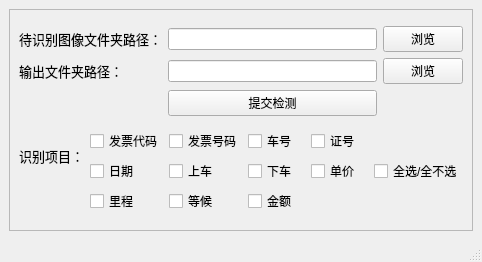
<?xml version="1.0" encoding="UTF-8"?>
<ui version="4.0">
 <class>MainWindow</class>
 <widget class="QMainWindow" name="MainWindow">
  <property name="geometry">
   <rect>
    <x>0</x>
    <y>0</y>
    <width>482</width>
    <height>262</height>
   </rect>
  </property>
  <property name="windowTitle">
   <string>MainWindow</string>
  </property>
  <widget class="QWidget" name="centralwidget">
   <layout class="QGridLayout" name="gridLayout_2">
    <item row="0" column="0">
     <widget class="QFrame" name="frame">
      <property name="frameShape">
       <enum>QFrame::StyledPanel</enum>
      </property>
      <property name="frameShadow">
       <enum>QFrame::Raised</enum>
      </property>
      <layout class="QGridLayout" name="gridLayout_5">
       <item row="0" column="0">
        <layout class="QGridLayout" name="gridLayout_4">
         <item row="0" column="0">
          <layout class="QGridLayout" name="gridLayout_3">
           <item row="0" column="0">
            <widget class="QLabel" name="label_1">
             <property name="font">
              <font>
               <family>Agency FB</family>
               <pointsize>10</pointsize>
              </font>
             </property>
             <property name="text">
              <string>待识别图像文件夹路径：</string>
             </property>
             <property name="textFormat">
              <enum>Qt::MarkdownText</enum>
             </property>
            </widget>
           </item>
           <item row="1" column="2">
            <widget class="QPushButton" name="browse2">
             <property name="text">
              <string>浏览</string>
             </property>
            </widget>
           </item>
           <item row="1" column="0">
            <widget class="QLabel" name="label_2">
             <property name="font">
              <font>
               <family>Agency FB</family>
               <pointsize>10</pointsize>
              </font>
             </property>
             <property name="text">
              <string>输出文件夹路径：</string>
             </property>
            </widget>
           </item>
           <item row="1" column="1">
            <widget class="QLineEdit" name="text2"/>
           </item>
           <item row="0" column="1">
            <widget class="QLineEdit" name="text1"/>
           </item>
           <item row="2" column="1">
            <widget class="QPushButton" name="sub_bt">
             <property name="text">
              <string>提交检测</string>
             </property>
            </widget>
           </item>
           <item row="0" column="2">
            <widget class="QPushButton" name="browse1">
             <property name="text">
              <string>浏览</string>
             </property>
            </widget>
           </item>
          </layout>
         </item>
        </layout>
       </item>
       <item row="1" column="0">
        <layout class="QGridLayout" name="gridLayout">
         <item row="2" column="2">
          <widget class="QCheckBox" name="checkBox10">
           <property name="text">
            <string>等候</string>
           </property>
          </widget>
         </item>
         <item row="0" column="3">
          <widget class="QCheckBox" name="checkBox3">
           <property name="text">
            <string>车号</string>
           </property>
          </widget>
         </item>
         <item row="1" column="3">
          <widget class="QCheckBox" name="checkBox7">
           <property name="text">
            <string>下车</string>
           </property>
          </widget>
         </item>
         <item row="0" column="2">
          <widget class="QCheckBox" name="checkBox2">
           <property name="text">
            <string>发票号码</string>
           </property>
          </widget>
         </item>
         <item row="1" column="1">
          <widget class="QCheckBox" name="checkBox5">
           <property name="text">
            <string>日期</string>
           </property>
          </widget>
         </item>
         <item row="1" column="4">
          <widget class="QCheckBox" name="checkBox8">
           <property name="text">
            <string>单价</string>
           </property>
          </widget>
         </item>
         <item row="1" column="2">
          <widget class="QCheckBox" name="checkBox6">
           <property name="text">
            <string>上车</string>
           </property>
          </widget>
         </item>
         <item row="0" column="4">
          <widget class="QCheckBox" name="checkBox4">
           <property name="text">
            <string>证号</string>
           </property>
          </widget>
         </item>
         <item row="1" column="5">
          <widget class="QCheckBox" name="checkBox0">
           <property name="text">
            <string>全选/全不选</string>
           </property>
           <property name="tristate">
            <bool>true</bool>
           </property>
          </widget>
         </item>
         <item row="2" column="3">
          <widget class="QCheckBox" name="checkBox11">
           <property name="text">
            <string>金额</string>
           </property>
          </widget>
         </item>
         <item row="0" column="1">
          <widget class="QCheckBox" name="checkBox1">
           <property name="text">
            <string>发票代码</string>
           </property>
          </widget>
         </item>
         <item row="2" column="1">
          <widget class="QCheckBox" name="checkBox9">
           <property name="text">
            <string>里程</string>
           </property>
          </widget>
         </item>
         <item row="0" column="0" rowspan="2">
          <widget class="QLabel" name="label_5">
           <property name="font">
            <font>
             <family>Agency FB</family>
             <pointsize>10</pointsize>
            </font>
           </property>
           <property name="text">
            <string>识别项目：</string>
           </property>
          </widget>
         </item>
        </layout>
       </item>
      </layout>
     </widget>
    </item>
   </layout>
  </widget>
  <widget class="QStatusBar" name="statusbar"/>
 </widget>
 <tabstops>
  <tabstop>text1</tabstop>
  <tabstop>text2</tabstop>
  <tabstop>checkBox1</tabstop>
  <tabstop>checkBox2</tabstop>
  <tabstop>checkBox3</tabstop>
  <tabstop>checkBox4</tabstop>
  <tabstop>checkBox5</tabstop>
  <tabstop>checkBox6</tabstop>
  <tabstop>checkBox7</tabstop>
  <tabstop>checkBox8</tabstop>
  <tabstop>checkBox9</tabstop>
  <tabstop>checkBox10</tabstop>
  <tabstop>checkBox11</tabstop>
  <tabstop>checkBox0</tabstop>
  <tabstop>browse1</tabstop>
  <tabstop>browse2</tabstop>
  <tabstop>sub_bt</tabstop>
 </tabstops>
 <resources/>
 <connections/>
 <slots>
  <slot>setBrowserPath()</slot>
  <slot>run2()</slot>
  <slot>run1()</slot>
  <slot>setFilePath()</slot>
 </slots>
</ui>
